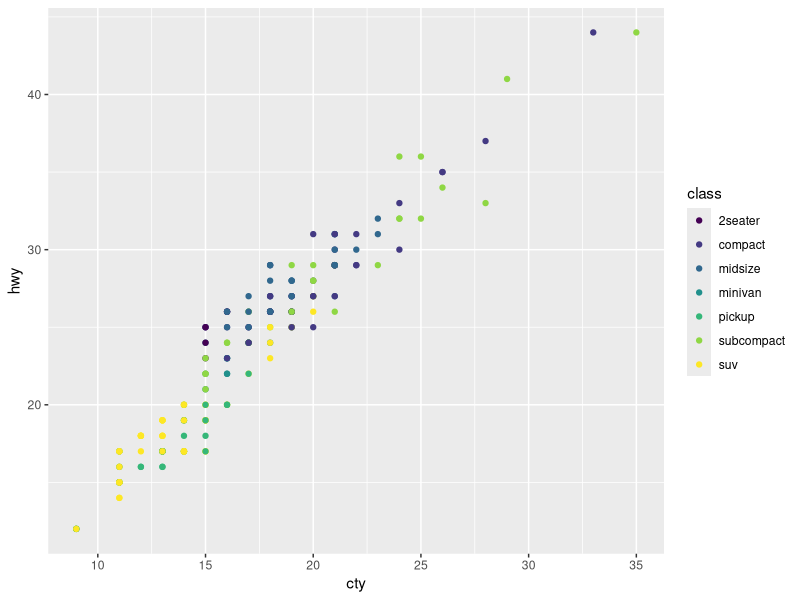

Source code (R):
# r2py crawler metadata
# package: ggplot2
# source_type: vignette
# topic: ggplot2_s6
# source_file: C:\Users\bened\AppData\Local\R\win-library\4.5\ggplot2\doc\ggplot2.R
# lines: 7

suppressPackageStartupMessages(library(ggplot2))
#| label: example_scales
#| fig.alt: "A scatterplot showing city versus highway miles per gallon for 
#|  many cars. The points are coloured according to seven classes of cars."
ggplot(mpg, aes(cty, hwy, colour = class)) +
  geom_point() +
  scale_colour_viridis_d()
